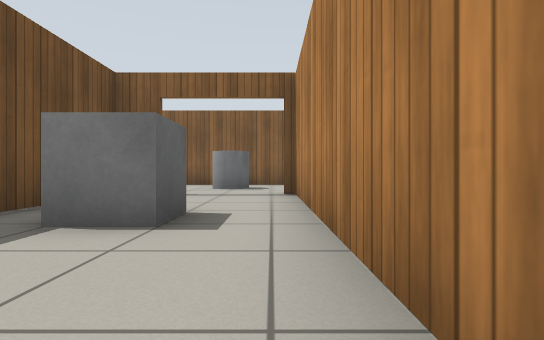
[1] (above)

22 first-person views from a walk through a world built for the Gazebo simulator. The camera is 0.5 m above the floor, looks level and sees 80° across. The floor is counted in squares, 1 m on a side. Each view is taken from the middle of a square. On the plan, view 1 faces up. The plan holds only what a view shows up to about 9 squares ahead; the rest is blank. The robots in the file are not drawn. Gazebo's built-in surfaces are drawn with simple patterns.

[2]
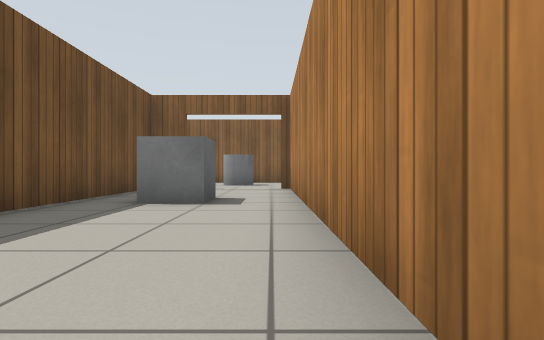

[3]
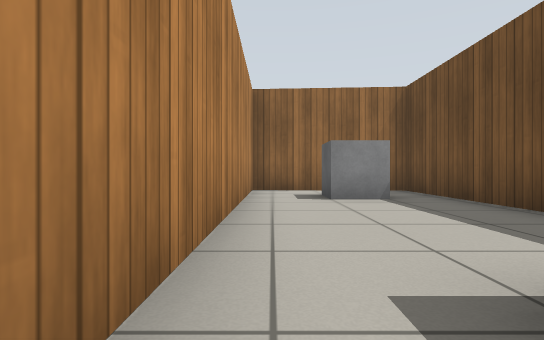

[4]
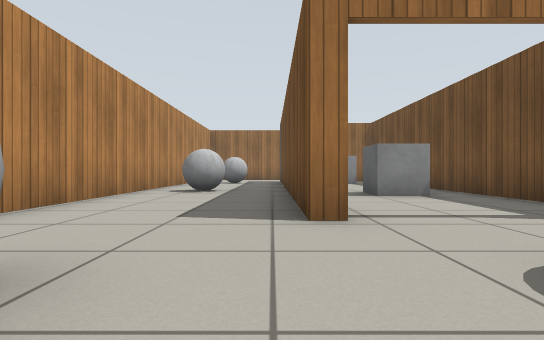

[5]
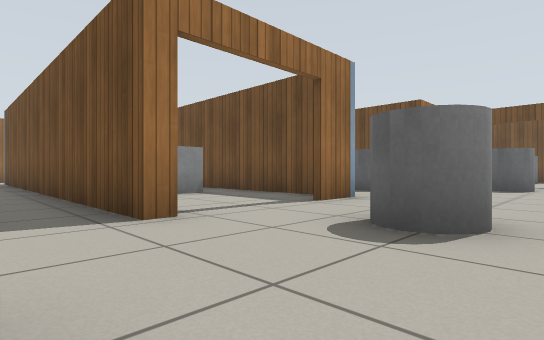

[6]
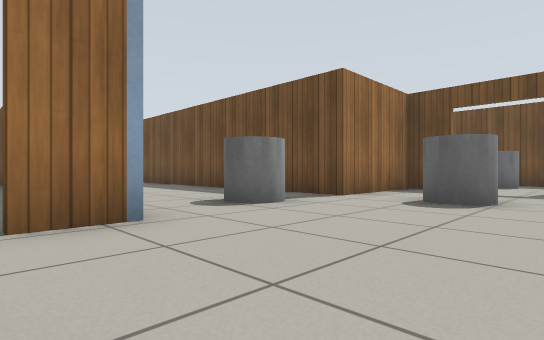

[7]
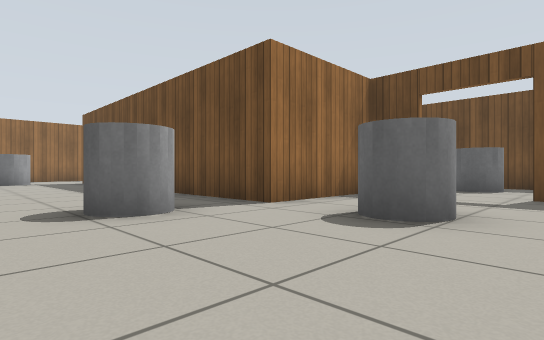

[8]
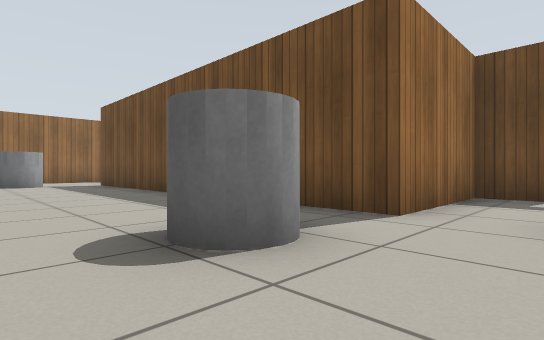

[9]
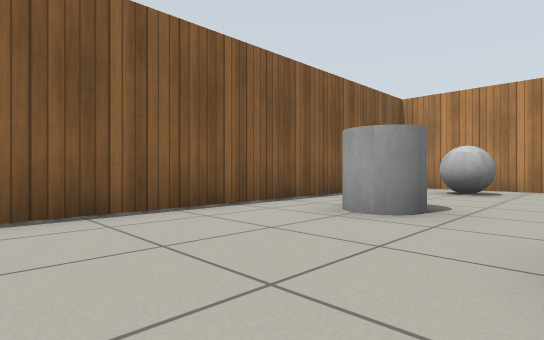

[10]
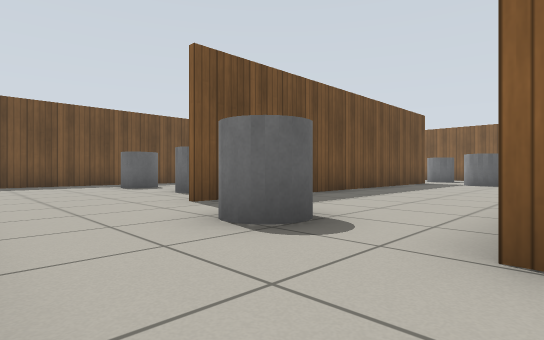

[11]
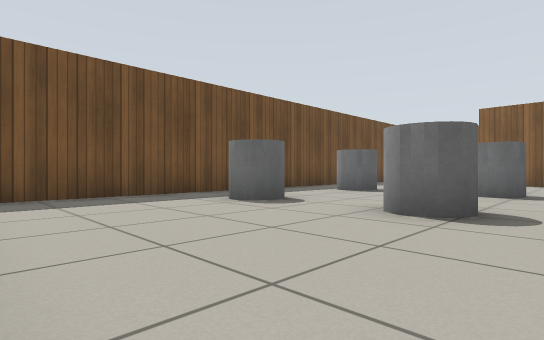

[12]
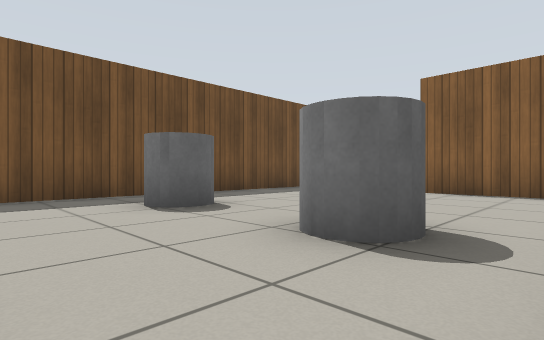

[13]
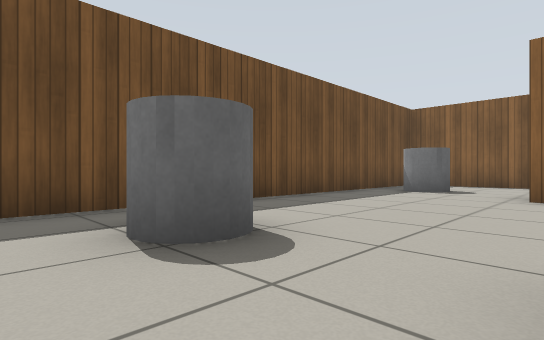

[14]
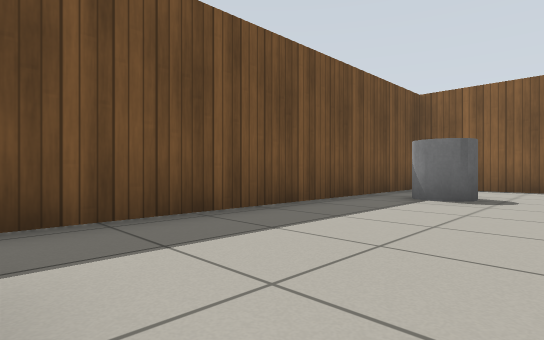

[15]
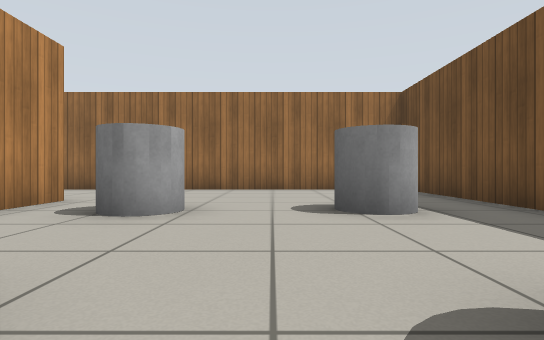

[16]
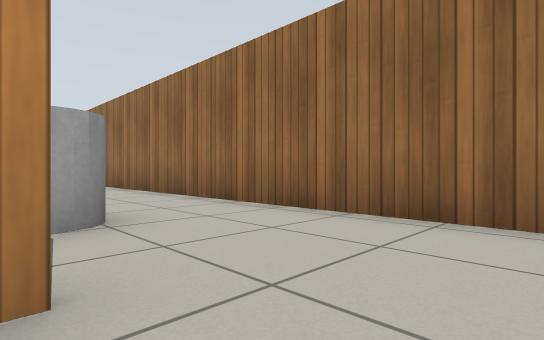

[17]
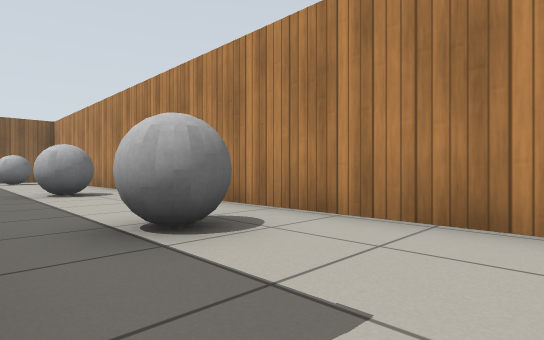

[18]
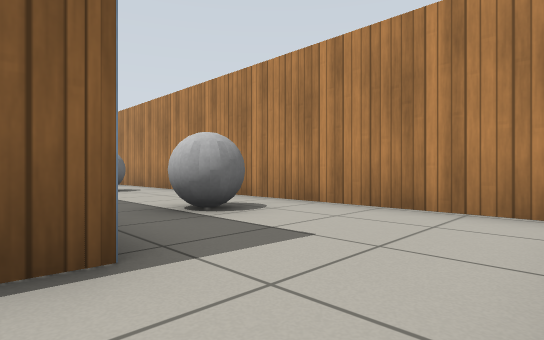

[19]
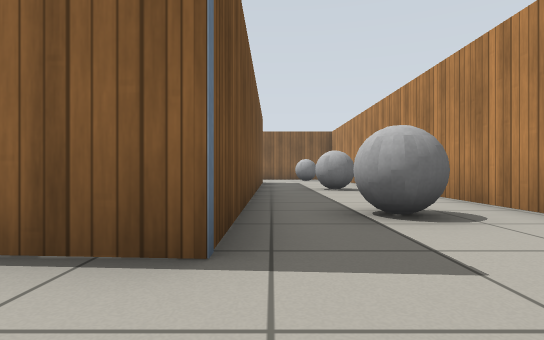

[20]
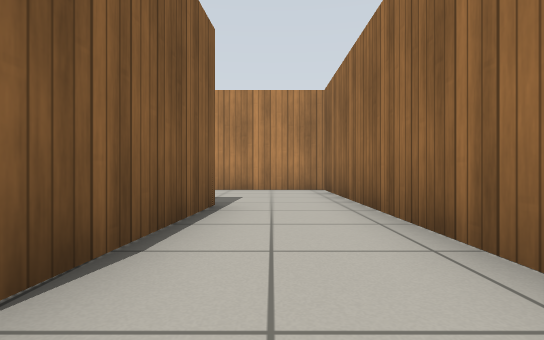

[21]
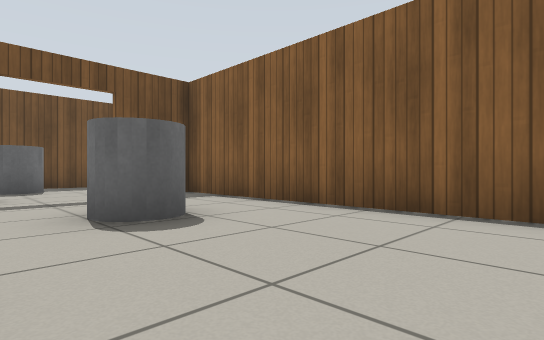

[22]
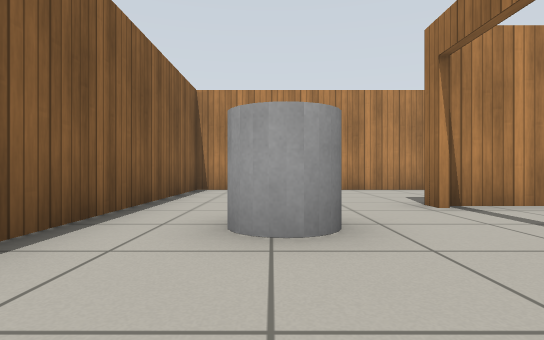

### Floor plan
Points are (right, up) in squares from view 1. A wall is a line through its corners. A room is listed if a view was taken in it or the views show most of it. See-through windows are left out.
Room 1 (views 1, 2, 3)
walls: (-2.2, 6.7) (-3.2, 6.7) (-3.2, -3.8) (0.5, -4) (0.5, 6.8)
ways out: open door at (-1, 7) to room 2
objects: grey box (-2, -2) to (-1, -2); grey box (-2, 3) to (-1, 4)
Room 2 (views 4, 5, 6, 7, 8, 9, 10, 11, 12, 13, 14, 15, 16, 17, 18, 19, 20, 21, 22)
walls: (-8.6, 6.3) (-10.7, 6.3); (-3.4, 6.8) (-2.2, 6.8); (-7.6, -3.4) (-7.6, -2); (-10.6, 7.6) (-10.6, 6.5) (-7.5, 6.5) (-7.5, -3.4); (0.5, 6.8) (0.6, 6.8) (0.6, -4.2) (-3.4, -3.9); (-11.1, 10.9) (-14.3, 10.9) (-14.3, -6.3) (4.1, -6.3) (4.1, 10.9) (-10.6, 10.9) (-10.6, 9.3)
ways out: open door at (-1, 7) to room 1; open door at (-11, 8.5)
objects: grey cylinder (-13, -2) to (-12, -2); grey cylinder (-13, 1) to (-12, 2); grey cylinder (-13, 8); grey cylinder (-10, -2) to (-9, -2); grey cylinder (-10, 1) to (-9, 2); grey cylinder (-8, 8) to (-7, 9); grey cylinder (-6, -4) to (-5, -3); grey cylinder (-6, 6) to (-5, 6); grey cylinder (-1, 9); grey ball (2, -3) to (3, -2); grey ball (2, 2) to (3, 3); grey ball (2, 9) to (3, 9)

Where each view was taken, in squares from view 1:
view 1: 0 up, 0 right, facing up
view 2: 2 down, 0 right, facing up
view 3: 4 up, 0 right, facing down
view 4: 10 up, 1 right, facing down
view 5: 10 up, 2 right, facing down-left
view 6: 10 up, 2 left, facing down-left
view 7: 10 up, 4 left, facing down-left
view 8: 8 up, 4 left, facing down-left
view 9: 7 up, 5 left, facing up-right
view 10: 6 down, 3 left, facing up-left
view 11: 6 down, 8 left, facing up-left
view 12: 1 down, 8 left, facing up-left
view 13: 0 up, 10 left, facing up-left
view 14: 2 up, 11 left, facing up-left
view 15: 2 up, 11 left, facing down
view 16: 3 down, 9 left, facing down-right
view 17: 5 down, 1 right, facing up-right
view 18: 6 down, 0 right, facing up-right
view 19: 6 down, 1 right, facing up
view 20: 5 down, 4 left, facing right
view 21: 7 up, 4 left, facing up-left
view 22: 9 up, 4 left, facing right
